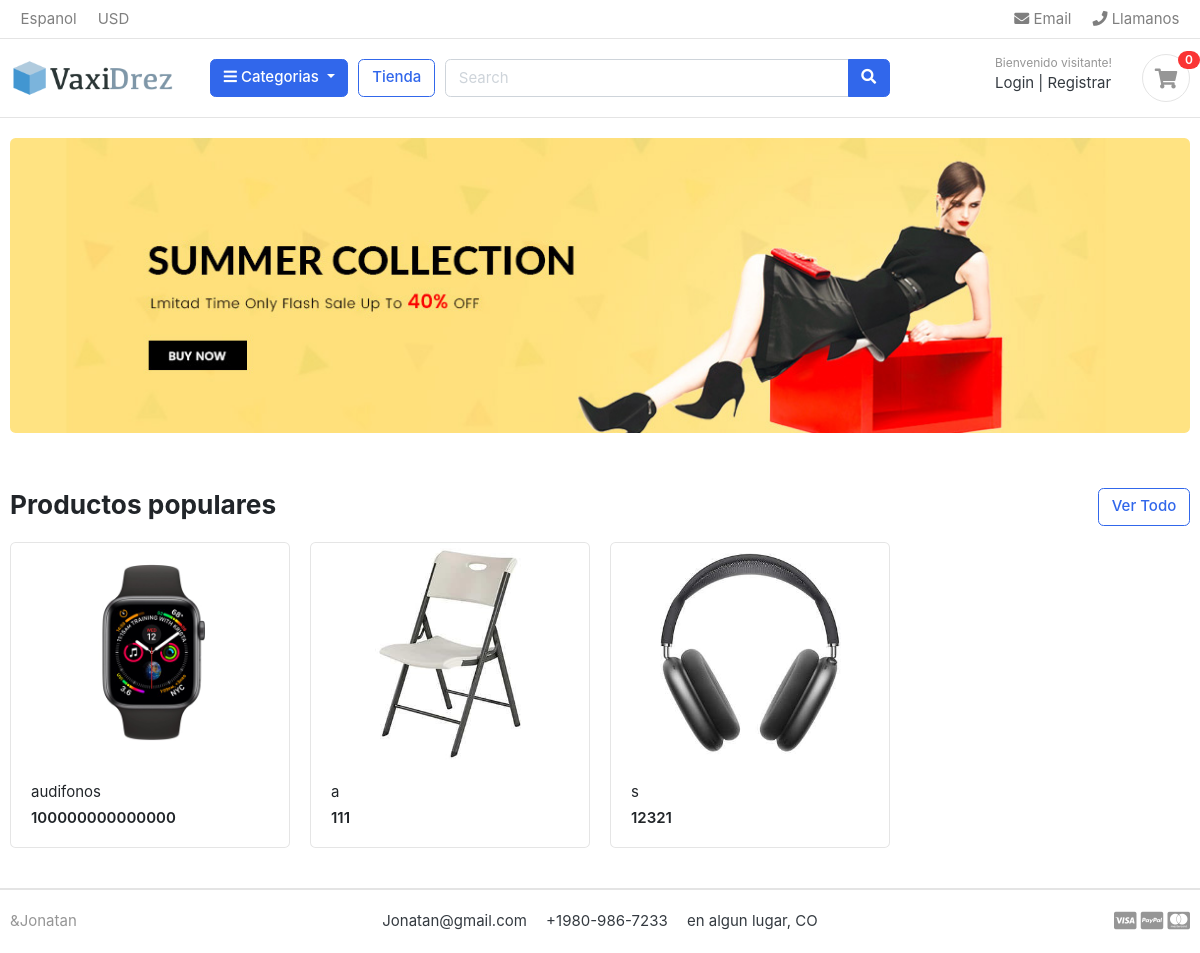
The app's page /, older data.
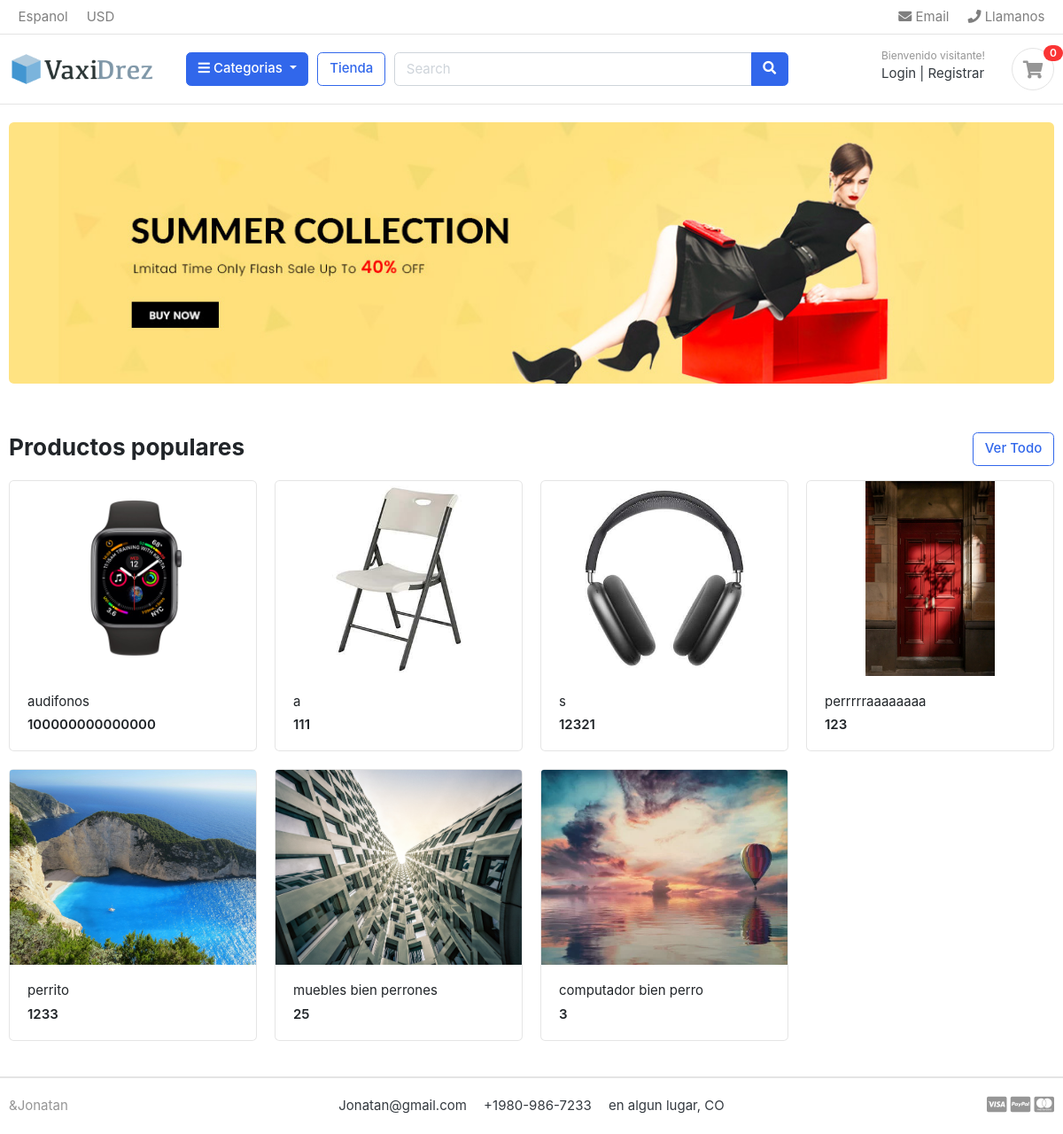
The same page, newer data.
### store/models.py (models this page shows)
class Product(models.Model):
    product_name = models.CharField(max_length=200, unique=True)
    slug = models.CharField(max_length=200, unique=True)
    description = models.TextField(max_length=500, blank=True)
    price = models.IntegerField()
    images = models.ImageField(upload_to='photos/products')
    stock = models.IntegerField()
    is_available = models.BooleanField(default=True)
    category = models.ForeignKey(Category, on_delete=models.CASCADE)
    created_date = models.DateTimeField(auto_now_add=True)
    modified_date = models.DateTimeField(auto_now=True)
    def get_url(self):
        return reverse('product_detail', args=[self.category.slug, self.slug])
    def __str__(self):
        return self.product_name

### ecommerce/views.py (the view)
# urls.py: 2. Add a URL to urlpatterns:  path('', views.home, name='home')
def home(request):
    products = Product.objects.all().filter(is_available=True)
    context = {
        'products': products,
    }
    return render(request, 'home.html', context)

### carts/context_processors.py (called while the page is built)
def counter(request):
    cart_count = 0
    try:
        cart = Cart.objects.filter(cart_id=_cart_id(request))
        cart_items = CartItem.objects.all().filter(cart=cart[:1])
        for cart_item in cart_items:
            cart_count += cart_item.quantity
    except Cart.DoesNotExist as e:
        cart_count = 0
    return dict(cart_count=cart_count)

### carts/views.py (called while the page is built)
def _cart_id(request):
    cart_data = request.session.session_key
    if not cart_data:
        cart_data = request.session.create()
    return cart_data

### category/context_processors.py (called while the page is built)
def menu_links(request):
    links = Category.objects.all()
    return dict(links=links)

### category/models.py (called while the page is built)
    def get_url(self):
        return reverse('products_by_category', args=[self.slug])

### templates/home.html
{% extends 'base.html' %}
{% load static %}
{%block content%}
<section class="section-intro padding-y-sm">
<div class="container">
<div class="intro-banner-wrap">
	<img src="{% static 'images/banners/banner01.jpg' %}" class="img-fluid rounded">
</div>
</div>
</section>
<section class="section-name padding-y-sm">
<div class="container">
<header class="section-heading">
	<a href="{% url 'store'  %}" class="btn btn-outline-primary float-right">Ver Todo</a>
	<h3 class="section-title">Productos populares</h3>
</header>
<div class="row">
	{%  for product in products %}
	<div class="col-md-3">
		<div class="card card-product-grid">
			<a href="{{product.get_url}}" class="img-wrap"> <img src="{{product.images.url}}"> </a>
			<figcaption class="info-wrap">
				<a href="{{product.get_url}}" class="title">{{product}}</a>
				<div class="price mt-1">{{product.price}}</div>
			</figcaption>
		</div>
	</div>
	{% endfor %}
</div>
</div>
</section>
</body>
</html>
{% endblock %}

### templates/base.html (shortened to what this page needs)
<!DOCTYPE HTML>
{% load static %}
<html lang="en">
<head>
<link href="{% static 'css/bootstrap.css' %}" rel="stylesheet" type="text/css"/>
<link href="{% static 'fonts/fontawesome/css/all.min.css' %}" type="text/css" rel="stylesheet">
<link href="{% static 'css/ui.css'  %}" rel="stylesheet" type="text/css"/>
<link href="{% static 'css/responsive.css' %}" rel="stylesheet" media="only screen and (max-width: 1200px)" />
</head>
<body>
	{% include 'includes/navbar.html' %}
    {% block content %}
    {%endblock%}
	{% include 'includes/footer.html' %}

### templates/includes/navbar.html (shortened to what this page needs)
{% load static %}
<header class="section-header">
<nav class="navbar p-md-0 navbar-expand-sm navbar-light border-bottom">
<div class="container">
  <div class="collapse navbar-collapse" id="navbarTop4">
    <ul class="navbar-nav mr-auto">
    	<li class="nav-item dropdown">
		 	<a href="#" class="nav-link">   Espanol </a>
		</li>
		<li class="nav-item dropdown">
			<a href="#" class="nav-link"> USD </a>
		</li>
    </ul>
    <ul class="navbar-nav">
		<li><a href="#" class="nav-link"> <i class="fa fa-envelope"></i> Email </a></li>
		<li><a href="#" class="nav-link"> <i class="fa fa-phone"></i> Llamanos</a></li>
	</ul>
  </div>
</div>
</nav>
<section class="header-main border-bottom">
	<div class="container">
<div class="row align-items-center">
	<div class="col-lg-2 col-md-3 col-6">
		<a href="{% url 'home'%}" class="brand-wrap">
			<img class="logo" src="{% static '/images/logo01.png'%}">
		</a>
	</div>
	<div class="col-lg col-sm col-md col-6 flex-grow-0">
		<div class="category-wrap dropdown d-inline-block float-right">
			<button type="button" class="btn btn-primary dropdown-toggle" data-toggle="dropdown">
				<i class="fa fa-bars"></i> Categorias
			</button>
		</div>
	</div>
	<a href="{% url 'store' %}" class="btn btn-outline-primary">Tienda</a>
	<div class="col-lg  col-md-6 col-sm-12 col">
		<form action="#" class="search">
			<div class="input-group w-100">
			    <input type="text" class="form-control" style="width:60%;" placeholder="Search">
			    <div class="input-group-append">
			      <button class="btn btn-primary" type="submit">
			        <i class="fa fa-search"></i>
			      </button>
			    </div>
		    </div>
		</form>
	</div>
	<div class="col-lg-3 col-sm-6 col-8 order-2 order-lg-3">
				<div class="d-flex justify-content-end mb-3 mb-lg-0">
					<div class="widget-header">
						<small class="title text-muted">Bienvenido visitante!</small>
						<div>
							<a href="./signin.html">Login</a> <span class="dark-transp"> | </span>
							<a href="./register.html"> Registrar</a>
						</div>
					</div>
					<a href="{%  url 'cart' %}" class="widget-header pl-3 ml-3">
						<div class="icon icon-sm rounded-circle border"><i class="fa fa-shopping-cart"></i></div>
						<span class="badge badge-pill badge-danger notify">{{ cart_count }}</span>
					</a>
				</div>
			</div>
</div>
	</div>
</section>
</header>

### templates/includes/footer.html
<footer class="section-footer border-top">
	<div class="container">
		<section class="footer-bottom border-top row">
			<div class="col-md-2">
				<p class="text-muted"> &Jonatan </p>
			</div>
			<div class="col-md-8 text-md-center">
				<span  class="px-2">Jonatan@gmail.com</span>
				<span  class="px-2">+1980-986-7233</span>
				<span  class="px-2">en algun lugar, CO</span>
			</div>
			<div class="col-md-2 text-md-right text-muted">
				<i class="fab fa-lg fa-cc-visa"></i>
				<i class="fab fa-lg fa-cc-paypal"></i>
				<i class="fab fa-lg fa-cc-mastercard"></i>
			</div>
		</section>
	</div>
</footer>

### static/css/ui.css (style rules this page uses)
html { font-family: "Inter", sans-serif; font-size: 15px; }
.img-wrap { text-align: center; display: block; }
.img-wrap img { max-width: 100%; }
.icon-xs, .icon-sm, .icon-md, .icon-lg { display: inline-block; text-align: center; flex-shrink: 0; flex-grow: 0; }
.icon-sm { width: 48px; height: 48px; line-height: 48px !important; font-size: 20px; }
.padding-y-sm { padding-top: 20px; padding-bottom: 20px; }
.section-heading { margin-bottom: 20px; margin-top: 15px; }
.section-title { color: #212529; }
p:last-child { margin-bottom: 0; }
.header-main { position: relative; padding-top: 1rem; padding-bottom: 1rem; }
.brand-wrap .logo, .navbar-brand .logo { margin-right: 7px; max-height: 42px; display: inline-block; }
.widget-header { display: inline-block; vertical-align: middle; position: relative; }
.widget-header a { color: #343a40; }
.widget-header i { color: #969696; }
.widget-header .title { display: block; }
.widget-header .notify { position: absolute; top: -3px; right: -10px; }
.footer-bottom { padding-top: 20px; padding-bottom: 20px; }
[class*=card-product] a.title { color: #212529; display: block; }
[class*=card-product] .img-wrap { overflow: hidden; position: relative; }
[class*=card-product] .img-wrap img { height: 100%; max-width: 100%; width: auto; display: inline-block; -o-object-fit: cover; object-fit: cover; }
.card-product-grid { margin-bottom: 20px; }
.card-product-grid .img-wrap { border-radius: 0.2rem 0.2rem 0 0; height: 220px; }
.card-product-grid .info-wrap { overflow: hidden; padding: 18px 20px; }
.card .img-wrap { overflow: hidden; }
.notify { position: absolute; top: -4px; right: -10px; display: inline-block; padding: 0.25em 0.6em; font-size: 12px; line-height: 1; text-align: center; border-radius: 3rem; color: #fff; background-color: #fa3434; }
.price { font-weight: 600; color: #212529; }

Row changes from the older to the newer data that the page shows:
added Product: images (picture), product_name "perrrrraaaaaaaa", price "123"
added Product: images (picture), product_name "perrito", price "1233"
added Product: images (picture), product_name "muebles bien perrones", price "25"
added Product: images (picture), product_name "computador bien perro", price "3"
